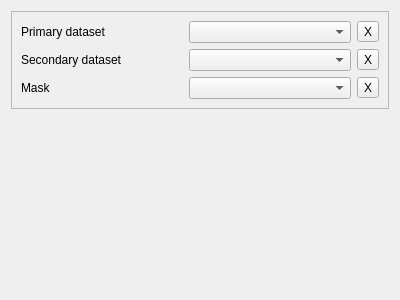
<?xml version="1.0" encoding="UTF-8"?>
<ui version="4.0">
 <class>ExtendedViewerControls</class>
 <widget class="QWidget" name="ExtendedViewerControls">
  <property name="geometry">
   <rect>
    <x>0</x>
    <y>0</y>
    <width>400</width>
    <height>300</height>
   </rect>
  </property>
  <property name="windowTitle">
   <string>Form</string>
  </property>
  <layout class="QVBoxLayout" name="verticalLayout" stretch="0,1">
   <item>
    <widget class="QFrame" name="frame">
     <property name="frameShape">
      <enum>QFrame::StyledPanel</enum>
     </property>
     <property name="frameShadow">
      <enum>QFrame::Raised</enum>
     </property>
     <layout class="QGridLayout" name="gridLayout">
      <item row="0" column="0">
       <widget class="QLabel" name="label">
        <property name="text">
         <string>Primary dataset</string>
        </property>
       </widget>
      </item>
      <item row="0" column="1">
       <widget class="QComboBox" name="mPrimaryDatasetComboBox"/>
      </item>
      <item row="1" column="0">
       <widget class="QLabel" name="label_2">
        <property name="text">
         <string>Secondary dataset</string>
        </property>
       </widget>
      </item>
      <item row="1" column="1">
       <widget class="QComboBox" name="mSecondaryDatasetComboBox"/>
      </item>
      <item row="2" column="0">
       <widget class="QLabel" name="label_3">
        <property name="text">
         <string>Mask</string>
        </property>
       </widget>
      </item>
      <item row="2" column="1">
       <widget class="QComboBox" name="mMaskComboBox"/>
      </item>
      <item row="0" column="2">
       <widget class="QToolButton" name="mResetPrimaryDatasetButton">
        <property name="text">
         <string>X</string>
        </property>
       </widget>
      </item>
      <item row="1" column="2">
       <widget class="QToolButton" name="mResetSecondaryDatasetButton">
        <property name="text">
         <string>X</string>
        </property>
       </widget>
      </item>
      <item row="2" column="2">
       <widget class="QToolButton" name="mResetMaskDatasetButton">
        <property name="text">
         <string>X</string>
        </property>
       </widget>
      </item>
     </layout>
    </widget>
   </item>
   <item>
    <widget class="ViewerControls" name="mViewerControls" native="true"/>
   </item>
  </layout>
 </widget>
 <customwidgets>
  <customwidget>
   <class>ViewerControls</class>
   <extends>QWidget</extends>
   <header>MedV4D/GUI/widgets/ViewerControls.h</header>
   <container>1</container>
  </customwidget>
 </customwidgets>
 <resources/>
 <connections>
  <connection>
   <sender>mPrimaryDatasetComboBox</sender>
   <signal>currentIndexChanged(int)</signal>
   <receiver>ExtendedViewerControls</receiver>
   <slot>assignDatasets()</slot>
   <hints>
    <hint type="sourcelabel">
     <x>310</x>
     <y>18</y>
    </hint>
    <hint type="destinationlabel">
     <x>399</x>
     <y>18</y>
    </hint>
   </hints>
  </connection>
  <connection>
   <sender>mSecondaryDatasetComboBox</sender>
   <signal>currentIndexChanged(int)</signal>
   <receiver>ExtendedViewerControls</receiver>
   <slot>assignDatasets()</slot>
   <hints>
    <hint type="sourcelabel">
     <x>350</x>
     <y>58</y>
    </hint>
    <hint type="destinationlabel">
     <x>400</x>
     <y>57</y>
    </hint>
   </hints>
  </connection>
  <connection>
   <sender>mMaskComboBox</sender>
   <signal>currentIndexChanged(int)</signal>
   <receiver>ExtendedViewerControls</receiver>
   <slot>assignDatasets()</slot>
   <hints>
    <hint type="sourcelabel">
     <x>335</x>
     <y>90</y>
    </hint>
    <hint type="destinationlabel">
     <x>397</x>
     <y>102</y>
    </hint>
   </hints>
  </connection>
  <connection>
   <sender>mResetPrimaryDatasetButton</sender>
   <signal>clicked()</signal>
   <receiver>ExtendedViewerControls</receiver>
   <slot>resetPrimaryDataset()</slot>
   <hints>
    <hint type="sourcelabel">
     <x>372</x>
     <y>26</y>
    </hint>
    <hint type="destinationlabel">
     <x>397</x>
     <y>153</y>
    </hint>
   </hints>
  </connection>
  <connection>
   <sender>mResetSecondaryDatasetButton</sender>
   <signal>clicked()</signal>
   <receiver>ExtendedViewerControls</receiver>
   <slot>resetSecondaryDataset()</slot>
   <hints>
    <hint type="sourcelabel">
     <x>374</x>
     <y>62</y>
    </hint>
    <hint type="destinationlabel">
     <x>394</x>
     <y>196</y>
    </hint>
   </hints>
  </connection>
  <connection>
   <sender>mResetMaskDatasetButton</sender>
   <signal>clicked()</signal>
   <receiver>ExtendedViewerControls</receiver>
   <slot>resetMaskDataset()</slot>
   <hints>
    <hint type="sourcelabel">
     <x>379</x>
     <y>88</y>
    </hint>
    <hint type="destinationlabel">
     <x>398</x>
     <y>242</y>
    </hint>
   </hints>
  </connection>
 </connections>
 <slots>
  <slot>assignDatasets()</slot>
  <slot>resetPrimaryDataset()</slot>
  <slot>resetSecondaryDataset()</slot>
  <slot>resetMaskDataset()</slot>
 </slots>
</ui>
